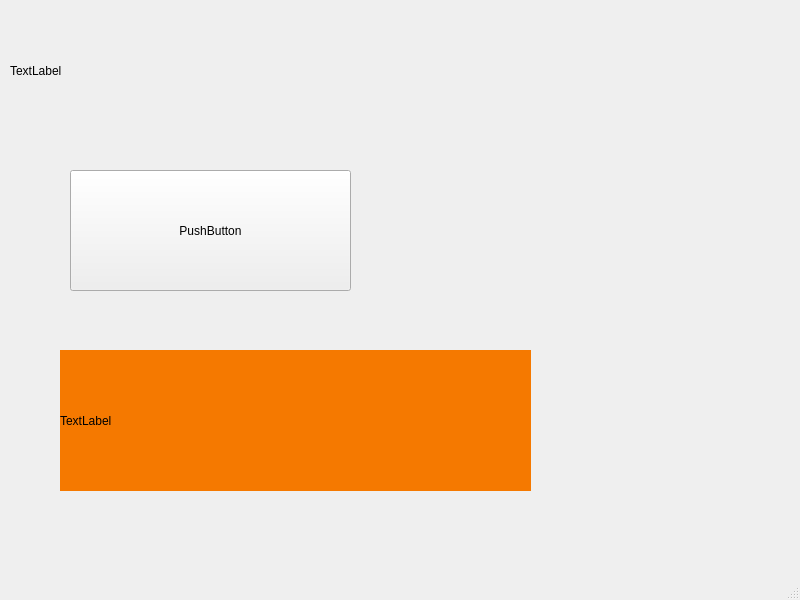
<?xml version="1.0" encoding="UTF-8"?>
<ui version="4.0">
 <class>MainWindow</class>
 <widget class="QMainWindow" name="MainWindow">
  <property name="geometry">
   <rect>
    <x>0</x>
    <y>0</y>
    <width>800</width>
    <height>600</height>
   </rect>
  </property>
  <property name="windowTitle">
   <string>MainWindow</string>
  </property>
  <widget class="QWidget" name="centralwidget">
   <widget class="QPushButton" name="pushButton">
    <property name="geometry">
     <rect>
      <x>70</x>
      <y>170</y>
      <width>281</width>
      <height>121</height>
     </rect>
    </property>
    <property name="styleSheet">
     <string notr="true"/>
    </property>
    <property name="text">
     <string>PushButton</string>
    </property>
   </widget>
   <widget class="QLabel" name="label">
    <property name="geometry">
     <rect>
      <x>10</x>
      <y>10</y>
      <width>451</width>
      <height>121</height>
     </rect>
    </property>
    <property name="text">
     <string>TextLabel</string>
    </property>
   </widget>
   <widget class="QLabel" name="label_2">
    <property name="geometry">
     <rect>
      <x>60</x>
      <y>350</y>
      <width>471</width>
      <height>141</height>
     </rect>
    </property>
    <property name="styleSheet">
     <string notr="true">background-color: rgb(245, 121, 0);</string>
    </property>
    <property name="text">
     <string>TextLabel</string>
    </property>
   </widget>
  </widget>
  <widget class="QMenuBar" name="menubar">
   <property name="geometry">
    <rect>
     <x>0</x>
     <y>0</y>
     <width>800</width>
     <height>22</height>
    </rect>
   </property>
  </widget>
  <widget class="QStatusBar" name="statusbar"/>
 </widget>
 <resources/>
 <connections/>
</ui>
